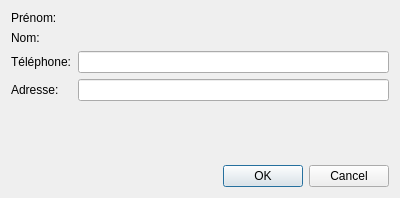
<?xml version="1.0" encoding="UTF-8"?>
<ui version="4.0">
 <class>VueGestionClient</class>
 <widget class="QDialog" name="VueGestionClient">
  <property name="geometry">
   <rect>
    <x>0</x>
    <y>0</y>
    <width>400</width>
    <height>198</height>
   </rect>
  </property>
  <property name="windowTitle">
   <string>Dialog</string>
  </property>
  <layout class="QVBoxLayout" name="verticalLayout">
   <item>
    <layout class="QFormLayout" name="formLayout">
     <item row="0" column="0">
      <widget class="QLabel" name="etiquettePrenom">
       <property name="text">
        <string>Prénom:</string>
       </property>
      </widget>
     </item>
     <item row="1" column="0">
      <widget class="QLabel" name="etiquetteNom">
       <property name="text">
        <string>Nom:</string>
       </property>
      </widget>
     </item>
     <item row="2" column="0">
      <widget class="QLabel" name="etiquetteTelephone">
       <property name="text">
        <string>Téléphone:</string>
       </property>
      </widget>
     </item>
     <item row="3" column="0">
      <widget class="QLabel" name="etiquetteAdresse">
       <property name="text">
        <string>Adresse:</string>
       </property>
      </widget>
     </item>
     <item row="3" column="1">
      <widget class="QLineEdit" name="champAdresse">
       <property name="enabled">
        <bool>true</bool>
       </property>
      </widget>
     </item>
     <item row="2" column="1">
      <widget class="QLineEdit" name="champTelephone"/>
     </item>
    </layout>
   </item>
   <item>
    <widget class="QDialogButtonBox" name="buttonBox">
     <property name="standardButtons">
      <set>QDialogButtonBox::Cancel|QDialogButtonBox::Ok</set>
     </property>
     <property name="centerButtons">
      <bool>false</bool>
     </property>
    </widget>
   </item>
  </layout>
 </widget>
 <resources/>
 <connections>
  <connection>
   <sender>buttonBox</sender>
   <signal>accepted()</signal>
   <receiver>VueGestionClient</receiver>
   <slot>accept()</slot>
   <hints>
    <hint type="sourcelabel">
     <x>199</x>
     <y>163</y>
    </hint>
    <hint type="destinationlabel">
     <x>199</x>
     <y>92</y>
    </hint>
   </hints>
  </connection>
  <connection>
   <sender>buttonBox</sender>
   <signal>rejected()</signal>
   <receiver>VueGestionClient</receiver>
   <slot>reject()</slot>
   <hints>
    <hint type="sourcelabel">
     <x>199</x>
     <y>163</y>
    </hint>
    <hint type="destinationlabel">
     <x>199</x>
     <y>92</y>
    </hint>
   </hints>
  </connection>
 </connections>
</ui>
